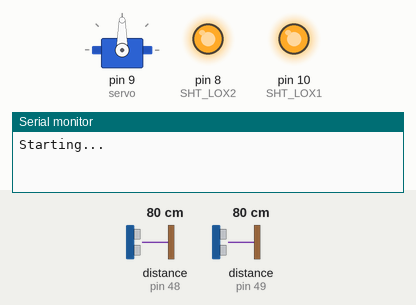
Simulated run of this sketch. Board: Arduino Mega 2560, built with avr-gcc and run on an emulated ATmega2560. On the bench: servo, output pins drawn as LEDs (lit = HIGH), the last lines printed to the serial monitor. Inputs (shaded band) come from the test bench; at power-on: distance to the obstacle (sensors on pin 49, pin 48) 80 cm.

Above: at 1.2 s.
1.3 s: distance to the obstacle (sensor on pin 49) set to 36 cm
2.8 s: distance to the obstacle (sensor on pin 49) set to 28 cm
At 4.5 s:
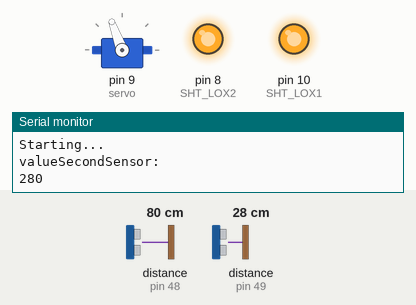
8.8 s: distance to the obstacle (sensor on pin 49) set to 14 cm
11.8 s: distance to the obstacle (sensor on pin 49) set to 10 cm
At 11.98 s:
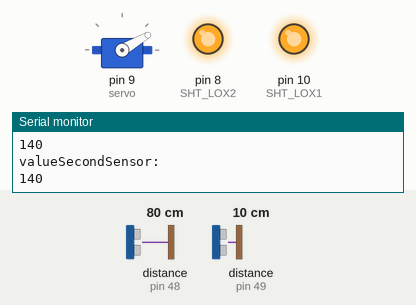
13.3 s: distance to the obstacle (sensor on pin 49) set to 18 cm
At 14.19 s:
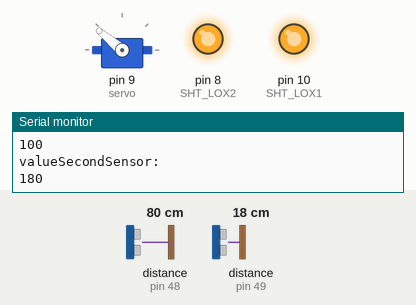
Timing chart, 0 to 17.3 s (numbered marks = the images above; inputs shaded):
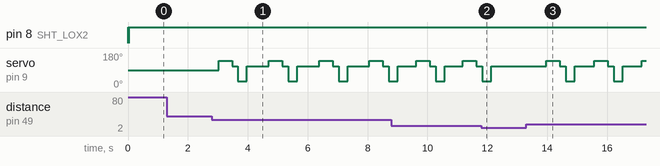

Measured:
- the behaviour switches between 32 and 31 cm on distance to the obstacle (sensor on pin 49) (found by bisection; images 0 and 1)
- the behaviour switches between 13 and 12 cm on distance to the obstacle (sensor on pin 49) (found by bisection; images 1 and 2)
- after the input at 1.3 s, every drawn part: stays the same
- after the input at 2.8 s, servo on pin 9 (servo): 90° → 140° after 0.22 s, then repeats every 1.7 s: 110° 0.20 s, 30° 0.30 s, 110° 0.73 s, 140° 0.45 s
- after the input at 11.8 s, servo on pin 9 (servo): goes on until 12.1 s, then stays 110°
- after the input at 13.3 s, servo on pin 9 (servo): 110° → 140° after 0.67 s, → 110° 0.45 s later, → 30° 0.20 s later, → 110° 0.30 s later, … (9 changes in this stretch)

The sketch:

LoopingLouie.ino
```cpp
#include "Adafruit_VL53L0X.h"
#include <Servo.h>
#include "MainClock.h"
// address we will assign if dual sensor is present
#define LOX1_ADDRESS 0x30
#define LOX2_ADDRESS 0x31

// set the pins to shutdown
// left
#define SHT_LOX1 10
// right
#define SHT_LOX2 8

// objects for the vl53l0x
Adafruit_VL53L0X lox1 = Adafruit_VL53L0X();
Adafruit_VL53L0X lox2 = Adafruit_VL53L0X();

// this holds the measurement
VL53L0X_RangingMeasurementData_t measure1;
VL53L0X_RangingMeasurementData_t measure2;

bool ready = true;
bool erwarteFeuer = false;
int threshold = 300;
Servo servo;
int valueFirstSensor = 1000;
int valueSecondSensor = 1000;
unsigned long millisZweiterSensor = 0;
unsigned long millisErsterSensor = 0;
int ticksSecondSensor = 0;
int ticks = 0;
int testMillis = 0;

MainClock mainclk = MainClock();


/*
 *   Setzt die Adressen für beide Sensoren, sodass die Werte beider Sensoren abgerufen werden können. Ohne diese Methode ist das Nutzen mehrerer Tiefensensoren nicht möglich.
 *   Genutzt werden hier zwei Adafruit VL53l0X Sensoren.
    Reset all sensors by setting all of their XSHUT pins low for delay(10), then set all XSHUT high to bring out of reset
    Keep sensor #1 awake by keeping XSHUT pin high
    Put all other sensors into shutdown by pulling XSHUT pins low
    Initialize sensor #1 with lox.begin(new_i2c_address) Pick any number but 0x29 and it must be under 0x7F. Going with 0x30 to 0x3F is probably OK.
    Keep sensor #1 awake, and now bring sensor #2 out of reset by setting its XSHUT pin high.
    Initialize sensor #2 with lox.begin(new_i2c_address) Pick any number but 0x29 and whatever you set the first sensor to
 */
void setID() {
  // all reset
  digitalWrite(SHT_LOX1, LOW);
  digitalWrite(SHT_LOX2, LOW);
  delay(10);
  // all unreset
  digitalWrite(SHT_LOX1, HIGH);
  digitalWrite(SHT_LOX2, HIGH);
  delay(10);

  // activating LOX1 and reseting LOX2
  digitalWrite(SHT_LOX1, HIGH);
  digitalWrite(SHT_LOX2, LOW);

  // initing LOX1
  if(!lox1.begin(LOX1_ADDRESS)) {
    Serial.println(F("Failed to boot first VL53L0X"));
    while(1);
  }
  delay(10);

  // activating LOX2
  digitalWrite(SHT_LOX2, HIGH);
  delay(10);

  //initing LOX2
  if(!lox2.begin(LOX2_ADDRESS)) {
    Serial.println(F("Failed to boot second VL53L0X"));
    while(1);
  }
}

/*
 * Um die Daten der Sensoren zu sehen kann man diese Methode benutzen. Diese ist aktuell in der Loop auskommentiert. Um die Werte dann zu sehen muss entweder der serielle
 * Monitor (STRG + Umschalt + M, zeigt die Werte als Zahl an) oder (besser) der serielle Plotter (STRG + Umschalt + L, zeigt die Werte als Kurven an) genutzt werden.
 */
void read_dual_sensors() {

  lox1.rangingTest(&measure1, false); // pass in 'true' to get debug data printout!
  lox2.rangingTest(&measure2, false); // pass in 'true' to get debug data printout!

  // print sensor one reading
  Serial.print("1: ");
  if(measure1.RangeStatus != 4) {     // if not out of range
    measure1.RangeMilliMeter = measure1.RangeMilliMeter - 20;
    Serial.print(measure1.RangeMilliMeter);
  } else {
    Serial.print("Out of range");
  }

  Serial.print(" ");

  // print sensor two reading
  Serial.print("2: ");
  if(measure2.RangeStatus != 4) {
    Serial.print(measure2.RangeMilliMeter);
  } else {
    Serial.print("Out of range");
  }

  Serial.println();
}

/*
 * Setup Methode, wird einmalig beim Start des Programms zuerst aufgerufen. Wenn diese Methode mehrmals aufgerufen wird, wird während der Laufzeit eine Exception geworfen
 * (OutOfBounds, kein Speicher mehr, etc.).
 */
void setup() {
  Serial.begin(115200);
  servo.attach(9);
  // wait until serial port opens for native USB devices
  while (! Serial) { delay(1); }

  pinMode(SHT_LOX1, OUTPUT);
  pinMode(SHT_LOX2, OUTPUT);

  Serial.println("Starting...");
  setID();
  mainclk.startTimer();
}

/*
 * Loop Methode, welche nach der Setup Methode immer wieder ausgeführt wird. Aktuell dauert ein Durchlauf ca 80-90 ms.
 * Um Testdaten zu generieren den auskommentierten Code wieder einkommentieren und in der Methode peaksBerechnenUndAusgeben() einen Teil des Codes auskommentieren (dieser
 * ist dort beschrieben). Jegliche Eingabe (z.B. Enter) löst nun den Hebelarm aus, wenn für den zweiten Sensor ein Wert ermittelt wurde. Die Ausgabe beinhaltet dann den Wert
 * des ersten Peaks, den Wert des zweiten Peaks und den zeitlichen Versatz von zweitem Peak und Auslösen des Hebelarms. Wenn nach 3 Sekunden nach Erhalten eines Wertes für
 * zweiten Sensor keine Eingabe festgestellt wurde, wird der Zeitpunkt auf -1 gesetzt. Dies ist somit unserer Fehlerfall/ Wert für den Fall, dass das Flugzeug zu hoch ist um
 * es zu treffen/ nicht ausgelöst wurde. Während auf eine Eingabe gewartet wird, werden die Sensordaten nicht ausgewertet.
 */
void loop() {
    //read_dual_sensors();
    if(!erwarteFeuer) {
    peaksBerechnenUndAusgeben();
    } else {
      /*if(Serial.read()!=-1) {
      Serial.println("ZEIT:");
      ticks = mainclk.getTicks();
      Serial.println(ticks);
      Serial.println();
      ticks = 0;
      feuer();
      erwarteFeuer = false;
    }
    if(mainclk.getTicks() > 3000) {
      Serial.println("ZEIT:");
      ticks = -1;
      Serial.println(ticks);
      Serial.println();
      erwarteFeuer = false;
    }*/
    }
}

/*
 * Methode zum Laden des Hebelarms.
 */
void laden(){
  if(!ready){
    servo.write(30); //Ladeposition
    delay(300);
    servo.write(110); //Ruheposition
    ready = true;
  }

}

/* Methode zum Auslösen des Hebelarms. Wenn der Hebelarm ready ist (wird nur gesetzt wenn davor geladen wurde bzw. das Programm gestartet ist, da hierbei davon ausgegangen wird,
 * dass der Hebelarm geladen ist) wird er ausgelöst. Dafür wird der Servo auf verschiedene Werte gesetzt und jeweils kurz gewartet, sodass die einzelnen Positionen auch erreicht
 * werden. Direkt nach dem Feuern soll gleich wieder geladen werden.
 */
void feuer(){
  if(ready){
    servo.write(140); // Feuerposition
    delay(450);
    servo.write(110); //Ruheposition
    delay(200);
    ready = false;
    erwarteFeuer = false;
    laden();
  }
}

/*
 * Methode zum Berechnen und Ausgeben der Peaks der Sensoren.
 */
void peaksBerechnenUndAusgeben() {
  lox1.rangingTest(&measure1, false); // pass in 'true' to get debug data printout!
  lox2.rangingTest(&measure2, false); // pass in 'true' to get debug data printout!

// Wir warten eine Weile bis wir den nächsten Peak detekten. Damit können Messfehler dezimiert werden (und es wird nur wie gewünscht ein Peak ermittelt).
  if(millis() - millisErsterSensor > 500) {
    // Sofern wir noch geringere Werte ermitteln, haben wir den Peak noch nicht erfasst und müssen die Werte noch weiter auslesen.
  if(measure1.RangeMilliMeter < valueFirstSensor) {
    valueFirstSensor = measure1.RangeMilliMeter;
    // Sofern dies nicht mehr der Fall ist haben wir einen Peak erkannt. Wenn dieser Wert nun kleiner als ein je nach Plazierung und Aufbau gewählter Threshold ist,
    // wird dies als das Flugzeug gesehen. Für unseren Aufbau hat sich 335 als sinnvoll erwiesen. Nachvollziehbar sind die Werte über das Beispielprojekt von
    // Adafruit (Adafruit_VL53l0X dual) oder über die Ausgabe mit der Methode read_dual_sensors, welche aktuell in der Loop auskommentiert ist.
    // Beide bieten die Möglichkeit zu messen, welche Werte für die Peak-Detektion gewählt werden müssen.
  } else if(valueFirstSensor < 335){
      Serial.println("ValueFirstSensor: ");
      Serial.println(valueFirstSensor);
      // Wir setzen den Wert zurück, sodass ein neuer Peak erfasst werden kann.
    // Hier wird der Zeitpunkt des ersten Peaks erfasst. Dieser wird aktuell nicht benötigt, kann aber in weiteren Arbeiten als Parameter für die KI miteinbezogen werden.
    // Dafür entweder wie hier die Millisekunden (seit Start des Programms) oder über den MainClock (Timer) mit getTicks() die Anzahl an vergangenen Ticks
    // (seit Start des Timers bzw. letztem Reset mit resetTicks()) nutzen.
    millisErsterSensor = millis();
  }
  }
  // Gleiches bzgl. dem Warten vorm nächsten Detektieren gilt wie für Sensor 1 auch für Sensor 2.
  if(millis() - millisZweiterSensor > 500) {
    // Die Kriterien für das Erkennen eines Peaks sind analog zu Sensor 1.
  if(measure2.RangeMilliMeter < valueSecondSensor) {
    valueSecondSensor = measure2.RangeMilliMeter;
    // Einziger Unterschied ist der Wert, ab welchem eine Abweichung als Peak gesehen wird. Durch die Platzierung der Sensoren ist dieser Wert um 20 niedriger als bei Sensor 1.
  } else if(valueSecondSensor < 315){
      Serial.println("valueSecondSensor: ");
      Serial.println(valueSecondSensor);
      erwarteFeuer = true;
      // Hier wird die ermittelte Gerade genutzt und je nach dem entweder gefeuert (sofern ein Wert ermittelt werden konnte) oder nichts getan (z.B.
      // wenn das Flugzeug zu hoch fliegt). Wenn man Testdaten generieren will muss dies auskommentiert werden.
      if(warteDelay(valueSecondSensor)) {
      feuer();
      } else {
        erwarteFeuer = false;
      }
      valueFirstSensor = 1000;
      valueSecondSensor = 1000;
      // Hier werden die Ticks der MainClock zurückgesetzt. Dies hat zur Folge, dass wir für das Ermitteln von Testdaten beim Auslösen nur noch den Zeitpunkt auslesen müssen
      // und direkt den zeitlichen Abstand zwischen zweitem Peak und Auslösen des Hebelarms erhalten. Beim Nutzer der zeitlichen Information des ersten Peaks sollte dies evtl.
      // direkt beim ersten Peak genutzt werden und dann dementsprechend beim zweiten Peak und beim Auslösen die Anzahl an Ticks ausgewertet werden.
      mainclk.resetTicks();
      millisZweiterSensor = millis();
  }
  }

}

/*
 * Berechnet den delay vom Zeitpunkt des zweiten Peaks bis zum Auslösen des Hebelarms.
 * Hier wird die Gerade genutzt, welche zuvor mit den Messwerten berechnet wurde. Bisher werden nur die Werte von Sensor Zwei (dem rechten Sensor) genutzt.
 * Hier kann zukünftig die KI und das Training eingesetzt werden.
 * Aktuell wird jeder negative Wert als nicht feuern interpretiert (siehe auch in der Loop).
 * Zudem wird die berechnete Zeitspanne dann auch noch gewartet.
 */
bool warteDelay(int valueSensorZwei) {
  //int del = (71* valueSensorZwei - 19270);
  int del = (85* valueSensorZwei) / 100 - 105;
  if(del <= 0) {
    return false;
  } else {
    delay(del);
    return true;
  }

}

/*
 * Methode zum mathematischen Berechnen des Zeitpunkts zum Auslösen des Hebelarms.
 */
/*bool berechneDelay(int value) {
  if(value > threshold - 20) {
    delay(100);
  } else if(value > threshold - 50) {
    delay(130);
  } else if(value > threshold - 90){
    delay(160);
  } else {
    return false;
  }
  return true;
}*/
```

MainClock.cpp
```cpp
/**
    File: timer.cpp
    Authors: Oktavian Gniot
    Version: 0.4.2 beta 2017-05-05

    Description: Implementation file for the battery module.
                 This file contains the implementation of the functions for the
                 battery module.
                 It is currently only a placeholder.
*/


#include <Arduino.h>
#include <avr/interrupt.h>
#include <avr/io.h>

#include "MainClock.h"


MainClock * mainClock;

// Periode, in welcher ein Tick hochgezählt wird. 1000 steht hierbei für 100 ms.
#define MAIN_TIMER_PERIOD 1000

#include <arduino.h>

unsigned int mainclockticks = 0;

/* Aktuell für das Arduino Mega ausgelegt. Beim Nutzen mit einem Arduino Uno oder Arduino Duo etc. müssen die Ports angepasst werden (WGM31 zu WGM11 usw., nimmt dann
 * anstatt Port 3 Port 1).
 */
void MainClock::startTimer(void)
{

	cli();

	mainClock = this;

	TCCR3A =   (1<<WGM31) | (0<<WGM30);
	TCCR3B = (2<<CS32) | (1<<CS31) | (0<<CS30)| ( 1<<WGM33 ) | (1<<WGM32 );

	TCNT3H = 0;
	TCNT3L = 0;

	ICR3 = MAIN_TIMER_PERIOD;

    TIMSK3 |= (1 << TOIE3);


	OCR3AH=0;
	OCR3AL=0;

	OCR3BH=0;
	OCR3BL=0;


    sei();                      // enable global interrupt


}

int MainClock::getTicks(void)
{
  return mainclockticks;
}

void MainClock::resetTicks()
{
  mainclockticks = 0;
}

void MainClock::setTick(void)
{

	if (this->status.systemTick!=0)
	{
		this->status.systemTickOverflow=1;

	}
	this->status.systemTick=1;

}


bool MainClock::isTick(void)
{

	if (this->status.systemTick==1)
	{
		this->status.systemTick=0;
		return(true);
	}


	return(false);
}


bool MainClock::hasOverflow(void)
{
	if (this->status.systemTickOverflow==1)
	{
		return(true);
	}


	return(false);
}


void MainClock::clearOverflow(void)
{
	this->status.systemTickOverflow=0;
}


/*
 * Interrupt zum Erhöhen des Timers um eins. Dieser wird nach entsprechend definierten Zeiträumen (siehe oben, MAIN_TIMER_PERIOD) ausgelöst.
 */
ISR(TIMER3_OVF_vect)
{
		mainClock->setTick();
    mainclockticks++;
}
```

MainClock.h
```cpp
/**
    File: mainClock.h
    Authors: Oktavian Gniot
    Version: 0.4.2 beta 2017-05-05

    Description: Header file for the motor module.
                 This file contains the definitions of the battery module. This
                 module is only a placeholder for future development to keep in
                 mind what could be implemented later on.
*/

#ifndef VIBRABOT_FIRMWARE_MAIN_CLOCK_H_
#define VIBRABOT_FIRMWARE_MAIN_CLOCK_H_

#include <stdint.h>
#include <stdbool.h>


typedef struct{
	uint8_t systemTick:1;
	uint8_t systemTickOverflow:1;
}MainClockStatus_t;


class MainClock {
private:
	MainClockStatus_t status;

public:

	void startTimer(void);

	void setTick(void);
	bool isTick(void);
  int getTicks(void);
  void resetTicks(void);
	bool hasOverflow(void);
	void clearOverflow(void);
};

#endif
```
